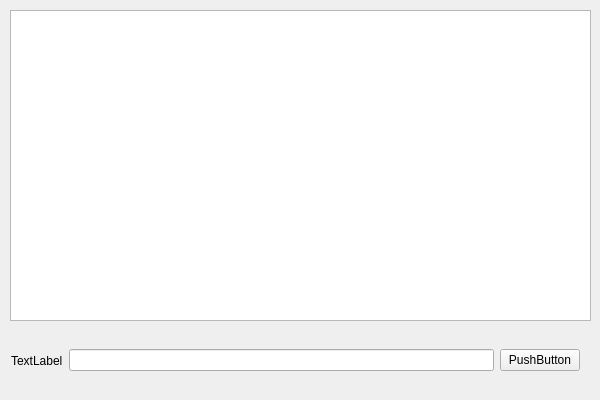
<?xml version="1.0" encoding="UTF-8"?>
<ui version="4.0">
 <class>QtOpencvVideoClass</class>
 <widget class="QMainWindow" name="QtOpencvVideoClass">
  <property name="geometry">
   <rect>
    <x>0</x>
    <y>0</y>
    <width>600</width>
    <height>400</height>
   </rect>
  </property>
  <property name="windowTitle">
   <string>QtOpencvVideo</string>
  </property>
  <widget class="QWidget" name="centralWidget">
   <widget class="QWidget" name="horizontalLayoutWidget">
    <property name="geometry">
     <rect>
      <x>0</x>
      <y>330</y>
      <width>591</width>
      <height>61</height>
     </rect>
    </property>
    <layout class="QHBoxLayout" name="horizontalLayout">
     <item>
      <widget class="QLabel" name="label">
       <property name="text">
        <string>TextLabel</string>
       </property>
      </widget>
     </item>
     <item>
      <widget class="QLineEdit" name="videoEdit"/>
     </item>
     <item>
      <widget class="QPushButton" name="startBtn">
       <property name="text">
        <string>PushButton</string>
       </property>
      </widget>
     </item>
    </layout>
   </widget>
   <widget class="QGraphicsView" name="graphicsView">
    <property name="geometry">
     <rect>
      <x>10</x>
      <y>10</y>
      <width>581</width>
      <height>311</height>
     </rect>
    </property>
   </widget>
  </widget>
 </widget>
 <layoutdefault spacing="6" margin="11"/>
 <resources>
  <include location="QtOpencvVideo.qrc"/>
 </resources>
 <connections/>
</ui>
